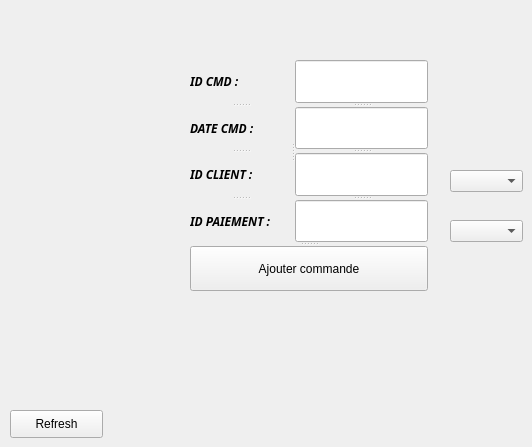
      <widget class="QWidget" name="tab_8">
       <attribute name="title">
        <string>AJOUT</string>
       </attribute>
       <widget class="QSplitter" name="splitter_9">
        <property name="geometry">
         <rect>
          <x>190</x>
          <y>60</y>
          <width>238</width>
          <height>231</height>
         </rect>
        </property>
        <property name="orientation">
         <enum>Qt::Vertical</enum>
        </property>
        <widget class="QSplitter" name="splitter_8">
         <property name="orientation">
          <enum>Qt::Horizontal</enum>
         </property>
         <widget class="QSplitter" name="splitter_6">
          <property name="orientation">
           <enum>Qt::Vertical</enum>
          </property>
          <widget class="QLabel" name="reference_6">
           <property name="font">
            <font>
             <family>Simplified Arabic Fixed</family>
             <pointsize>9</pointsize>
             <weight>75</weight>
             <italic>true</italic>
             <bold>true</bold>
             <underline>false</underline>
            </font>
           </property>
           <property name="text">
            <string>ID CMD :</string>
           </property>
          </widget>
          <widget class="QLabel" name="reference_4">
           <property name="font">
            <font>
             <family>Simplified Arabic Fixed</family>
             <pointsize>9</pointsize>
             <weight>75</weight>
             <italic>true</italic>
             <bold>true</bold>
             <underline>false</underline>
            </font>
           </property>
           <property name="text">
            <string>DATE CMD :</string>
           </property>
          </widget>
          <widget class="QLabel" name="reference">
           <property name="font">
            <font>
             <family>Simplified Arabic Fixed</family>
             <pointsize>9</pointsize>
             <weight>75</weight>
             <italic>true</italic>
             <bold>true</bold>
             <underline>false</underline>
            </font>
           </property>
           <property name="text">
            <string>ID CLIENT :</string>
           </property>
          </widget>
          <widget class="QLabel" name="quantite">
           <property name="font">
            <font>
             <family>Simplified Arabic Fixed</family>
             <pointsize>9</pointsize>
             <weight>75</weight>
             <italic>true</italic>
             <bold>true</bold>
             <underline>false</underline>
            </font>
           </property>
           <property name="text">
            <string>ID PAIEMENT :</string>
           </property>
          </widget>
         </widget>
         <widget class="QSplitter" name="splitter_7">
          <property name="orientation">
           <enum>Qt::Vertical</enum>
          </property>
          <widget class="QLineEdit" name="cin"/>
          <widget class="QLineEdit" name="nom"/>
          <widget class="QLineEdit" name="prenom"/>
          <widget class="QLineEdit" name="matricule"/>
         </widget>
        </widget>
        <widget class="QPushButton" name="ajouter">
         <property name="text">
          <string>Ajouter commande</string>
         </property>
        </widget>
       </widget>
       <widget class="QComboBox" name="idclient">
        <property name="geometry">
         <rect>
          <x>450</x>
          <y>170</y>
          <width>73</width>
          <height>22</height>
         </rect>
        </property>
       </widget>
       <widget class="QComboBox" name="idp">
        <property name="geometry">
         <rect>
          <x>450</x>
          <y>220</y>
          <width>73</width>
          <height>22</height>
         </rect>
        </property>
       </widget>
       <widget class="QPushButton" name="refresh2">
        <property name="geometry">
         <rect>
          <x>10</x>
          <y>410</y>
          <width>93</width>
          <height>28</height>
         </rect>
        </property>
        <property name="text">
         <string>Refresh</string>
        </property>
       </widget>
      </widget>
